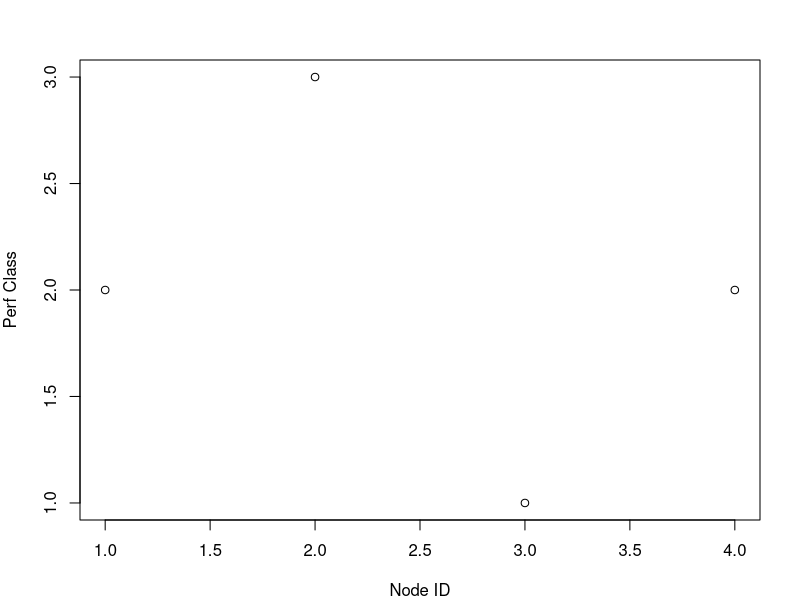

This figure's R source:
d<-read.table('perfClassExample.dat', header = T)

pdf("distEx.pdf", width=4, height=4)
par(mar=c(4,4,3,2))
plot(d$class, ylab="Perf Class", xlab="Node ID")
dev.off()